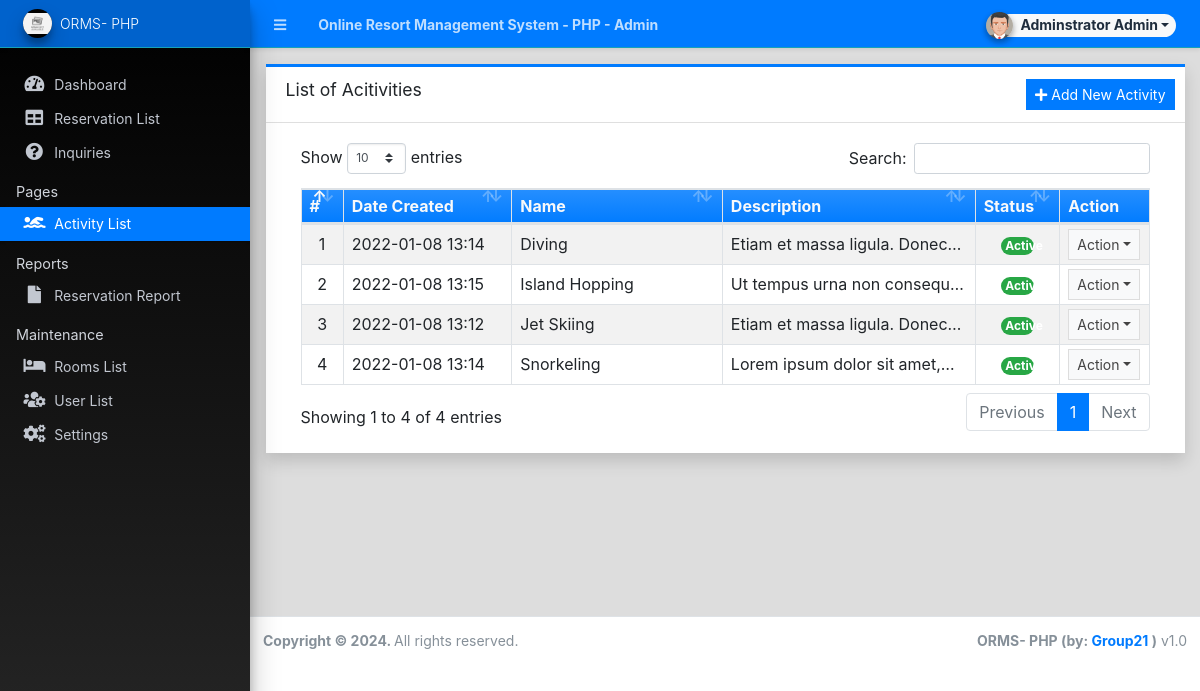
Page /admin/?page=activities (signed in) on the committed database.
### tables this page shows
CREATE TABLE `activity_list` (
  `id` int(30) NOT NULL,
  `name` text NOT NULL,
  `description` text NOT NULL,
  `status` tinyint(1) NOT NULL DEFAULT 1,
  `image_path` text NOT NULL,
  `delete_flag` tinyint(1) NOT NULL DEFAULT 0,
  `date_created` datetime NOT NULL DEFAULT current_timestamp(),
  `date_updated` datetime DEFAULT NULL ON UPDATE current_timestamp()
);

### admin/activities/index.php (the view, shortened to what this page needs)
<div class="card card-outline card-primary rounded-0 shadow">
	<div class="card-header">
		<h3 class="card-title">List of Acitivities</h3>
		<div class="card-tools">
			<a href="javascript:void(0)" id="create_new" class="btn btn-flat btn-sm btn-primary"><span class="fas fa-plus"></span>  Add New Activity</a>
		</div>
	</div>
	<div class="card-body">
		<div class="container-fluid">
        <div class="container-fluid">
			<table class="table table-bordered table-hover table-striped">
				<colgroup>
					<col width="5%">
					<col width="20%">
					<col width="25%">
					<col width="30%">
					<col width="10%">
					<col width="10%">
				</colgroup>
				<thead>
					<tr class="bg-gradient-primary text-light">
						<th>#</th>
						<th>Date Created</th>
						<th>Name</th>
						<th>Description</th>
						<th>Status</th>
						<th>Action</th>
					</tr>
				</thead>
				<tbody>
					<?php
						$i = 1;
						$qry = $conn->query("SELECT * from `activity_list` where delete_flag = 0 order by `name` asc ");
						while($row = $qry->fetch_assoc()):
							$row['description'] = strip_tags(html_entity_decode($row['description']));
					?>
						<tr>
							<td class="text-center"><?php echo $i++; ?></td>
							<td class=""><?php echo date("Y-m-d H:i",strtotime($row['date_created'])) ?></td>
							<td class=""><p class="m-0 truncate-1"><?php echo $row['name'] ?></p></td>
							<td class=""><p class="m-0 truncate-1"><?php echo $row['description'] ?></p></td>
							<td class="text-center">
								<?php
									switch ($row['status']){
										case 1:
											echo '<span class="rounded-pill badge badge-success col-6">Active</span>';
											break;
									}
								?>
							</td>
							<td align="center">
								 <button type="button" class="btn btn-flat btn-default btn-sm dropdown-toggle dropdown-icon" data-toggle="dropdown">
				                  		Action
				                  </button>
							</td>
						</tr>
					<?php endwhile; ?>
				</tbody>
			</table>
		</div>
		</div>
	</div>
</div>

### rows in the picture
activity_list: date_created "2022-01-08 13:14", name "Diving", description "Etiam et massa ligula.…", status "Active"
activity_list: date_created "2022-01-08 13:15", name "Island Hopping", description "Ut tempus urna non…", status "Active"
activity_list: date_created "2022-01-08 13:12", name "Jet Skiing", description "Etiam et massa ligula.…", status "Active"
activity_list: date_created "2022-01-08 13:14", name "Snorkeling", description "Lorem ipsum dolor sit…", status "Active"

### other values in the picture
$_settings->info('name') "Online Resort Management System - PHP"
$_settings->userdata('firstname').' '.$_settings->userdata('lastname') "Adminstrator Admin"
$_settings->info('short_name') "ORMS- PHP"
